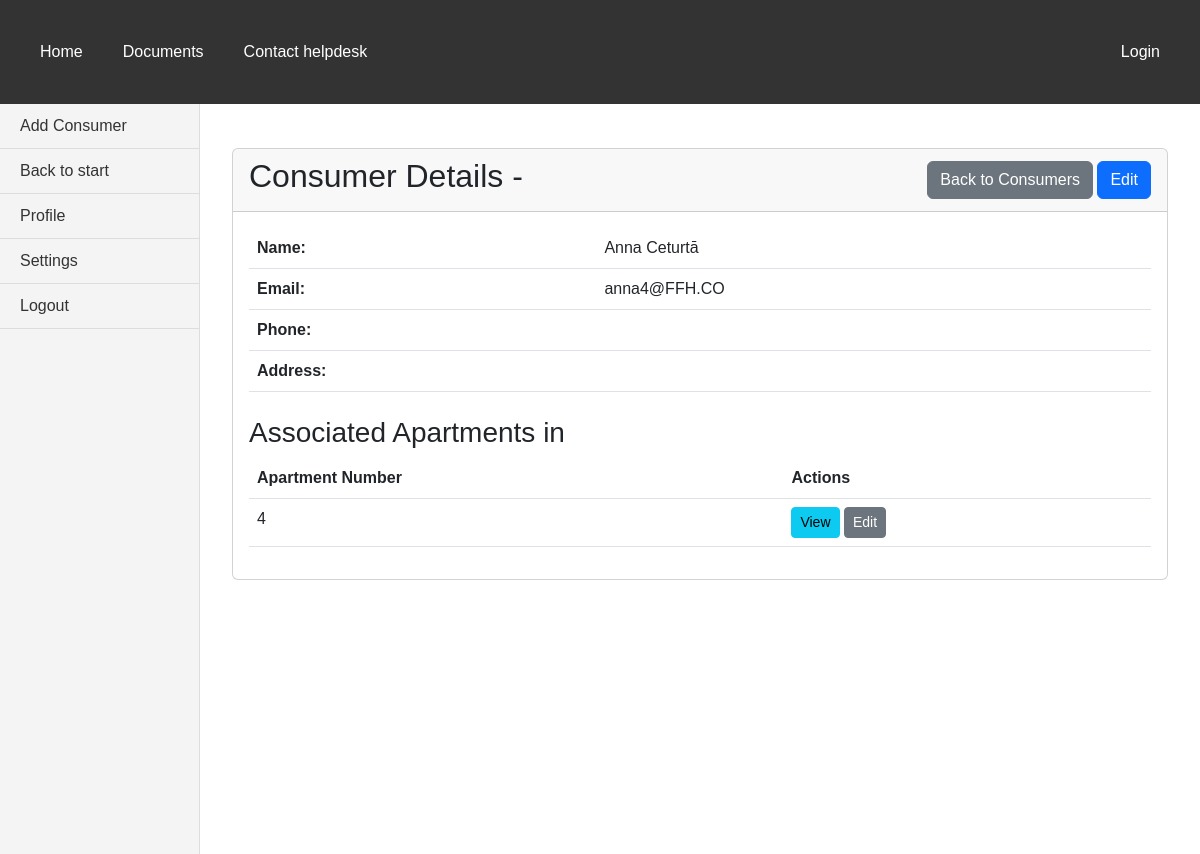
Page /bills/houses/11/consumers/11/ on the committed database.
### bills/models.py (models this page shows, shortened)
class Consumer(models.Model):
    name = models.CharField(max_length=50, validators=[MinLengthValidator(5, 'Must be at least 5 characters')])
    e_mail = models.EmailField()
    billing_address = models.CharField(max_length=50, validators=[MinLengthValidator(5, 'Must be at least 5 characters')])

class Apartment(models.Model):
    address = models.ForeignKey(House, on_delete=models.CASCADE)
    apartment_nr = models.IntegerField(validators=[MinValueValidator(1, 'Must be at least 1')])
    area = models.IntegerField("Area of apartment", validators=[MinValueValidator(1, 'Must be at least 1')])
    mean_house_part = models.DecimalField(max_digits=10, decimal_places=2, validators=[MinValueValidator(0, 'Must be at least 0')])
    heated_area = models.IntegerField("Heated area of apartment", validators=[MinValueValidator(0, 'Must be at least 0')])
    cold_meters_count = models.IntegerField("Count of cold water meters", validators=[MinValueValidator(0, 'Can not be negative number')])
    hot_meters_count = models.IntegerField("Count of hot water meters", validators=[MinValueValidator(0, 'Can not be negative number')])
    heat_meters_count = models.IntegerField("Count of heat meters", validators=[MinValueValidator(0, 'Can not be negative number')])
    electricity_meters_count = models.IntegerField("Count of electricity meters", validators=[MinValueValidator(0, 'Can not be negative number')])
    gas_meters_count = models.IntegerField("Count of gas meters", validators=[MinValueValidator(0, 'Can not be negative number')])
    living_person_count = models.IntegerField("Count of living persons", validators=[MinValueValidator(0, 'Can not be negative number')])
    declared_person_count = models.IntegerField("Count of declared persons", validators=[MinValueValidator(0, 'Can not be negative number')])
    consumer = models.ForeignKey(Consumer, on_delete=models.PROTECT, default='')
    contract_nr = models.CharField(null=True, max_length=50, validators=[MinLengthValidator(2, 'Must be at least 2 characters')])

### bills/views.py (the view)
# urls.py: path("houses/<int:house_id>/consumers/<slug:pk>/", views.ConsumerDetailView.as_view(), name='consumer_detail'),
class ConsumerDetailView(DetailView):
    model = Consumer
    template_name = 'bills/consumer_detail.html'
    context_object_name = 'consumer'
    def get_context_data(self, **kwargs):
        context = super().get_context_data(**kwargs)
        house_id = self.kwargs.get('house_id')
        context["house_id"] = house_id
        context["edit_url"] = reverse_lazy('consumer_update', kwargs={
            'pk': self.object.pk,
            'house_id': house_id
        })
        return context
    def dispatch(self, request, *args, **kwargs):
        consumer = self.get_object()
        house_id = self.kwargs.get('house_id')
        if not house_id or not consumer.apartment_set.filter(address_id=house_id).exists():
            return redirect('index')
        return super().dispatch(request, *args, **kwargs)

### bills/templates/bills/consumer_detail.html (shortened to what this page needs)
{% extends 'base.html' %}
{% block sidebar %}
<aside class="vertical-menu">
    <a href="{% url 'add_consumer' %}">Add Consumer</a>
    <a href="{% url 'index' %}">Back to start</a>
    <a href="#">Profile</a>
    <a href="#">Settings</a>
    <a href="#">Logout</a>
</aside>
{% endblock %}
{% block content %}
<div class="container mt-4">
    <div class="card">
        <div class="card-header d-flex justify-content-between align-items-center">
            <h2>Consumer Details - {{ house.address }}</h2>
            <div>
                <a href="{% url 'consumers_by_house' house_id %}" class="btn btn-secondary">Back to Consumers</a>
                <a href="{{ edit_url }}" class="btn btn-primary">Edit</a>
            </div>
        </div>
        <div class="card-body">
            <table class="table">
                <tr>
                    <th>Name:</th>
                    <td>{{ consumer.name }}</td>
                </tr>
                <tr>
                    <th>Email:</th>
                    <td>{{ consumer.e_mail }}</td>
                </tr>
                <tr>
                    <th>Phone:</th>
                    <td>{{ consumer.phone }}</td>
                </tr>
                <tr>
                    <th>Address:</th>
                    <td>{{ consumer.address }}</td>
                </tr>
            </table>
            <h3 class="mt-4">Associated Apartments in {{ house.address }}</h3>
            <table class="table">
                <thead>
                    <tr>
                        <th>Apartment Number</th>
                        <th>Actions</th>
                    </tr>
                </thead>
                <tbody>
                    {% for apartment in consumer.apartment_set.all %}
                    {% if apartment.address.id == house_id %}
                    <tr>
                        <td>{{ apartment.apartment_nr }}</td>
                        <td>
                            <a href="{% url 'apartment_detail' house_id apartment.id %}" class="btn btn-sm btn-info">View</a>
                            <a href="{% url 'apartment_update' house_id apartment.id %}" class="btn btn-sm btn-secondary">Edit</a>
                        </td>
                    </tr>
                    {% endif %}
                    {% empty %}
                    <tr>
                        <td colspan="2">No apartments assigned in this house</td>
                    </tr>
                    {% endfor %}
                </tbody>
            </table>
        </div>
    </div>
</div>
{% endblock %}

### static/css/styles.css (style rules this page uses)
body { margin: 0; font-family: Arial, sans-serif; display: flex; flex-direction: column; }
.vertical-menu { width: 200px; background-color: #f4f4f4; padding: 0; margin: 0; border-right: 1px solid #ddd; display: flex; flex-direction: column; min-height: calc(100vh - 50px); }
.vertical-menu a { padding: 10px 20px; text-decoration: none; color: #333; border-bottom: 1px solid #ddd; }

### rows in the picture
Consumer: name "Anna Ceturtā", e_mail "anna4@FFH.CO"
Apartment: apartment_nr "4"
